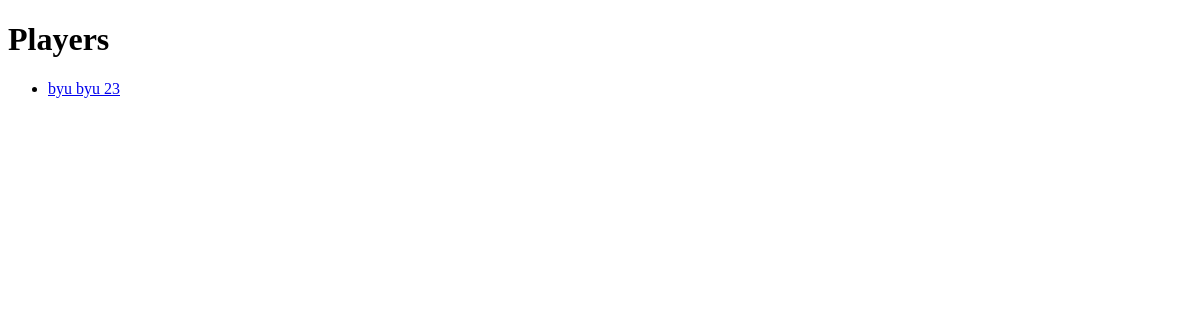
Page /players/ on the earlier database version.
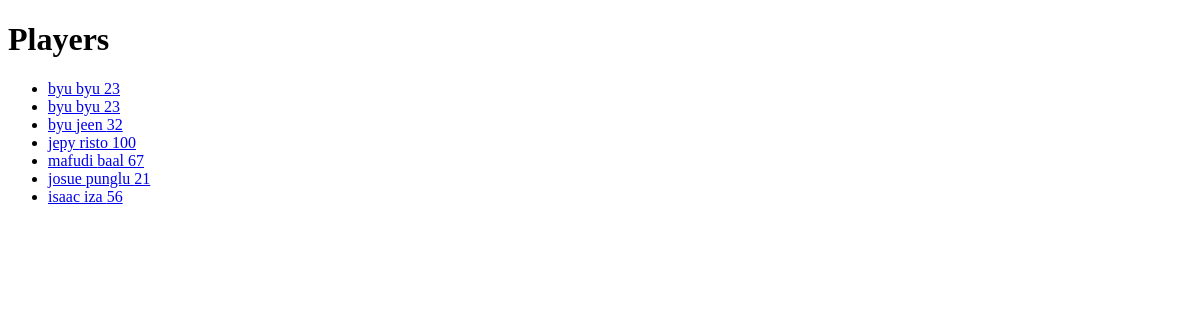
Same page on the later database version.
### players/models.py (models this page shows, shortened)
class Player(models.Model):
    firstname = models.CharField(max_length=255)
    lastname = models.CharField(max_length=255)
    age = models.IntegerField()
    phone = models.IntegerField(null=True)
    date_joined = models.DateField(null=True)

### players/views.py (the view)
# urls.py: path('', include('players.urls')),
def players(request):
  myplayers = Player.objects.all().values()
  template = loader.get_template('all_players.html')
  context = {
    'myplayers': myplayers,
  }
  return HttpResponse(template.render(context, request))

### players/templates/all_players.html (shortened to what this page needs)
{% extends "master.html" %}
{% block content %}
<h1>Players</h1>
{% if myplayers %}
  <ul>
    {% for x in myplayers %}
      <li><a href="{% url 'details' x.id %}">{{ x.firstname }} {{ x.lastname }} {{ x.age }}</a></li>
    {% endfor %}
  </ul>
{% else %}
  <p>No players found.</p>
{% endif %}
{% endblock %}

### players/templates/master.html (shortened to what this page needs)
<!DOCTYPE html>
<html>
<head>
</head>
<body>
  {% block content %}{% endblock %}
</body>
</html>

Differences in the rows shown:
added Player: firstname "byu", lastname "byu", age "23"
added Player: firstname "byu", lastname "jeen", age "32"
added Player: firstname "jepy", lastname "risto", age "100"
added Player: firstname "mafudi", lastname "baal", age "67"
added Player: firstname "josue", lastname "punglu", age "21"
added Player: firstname "isaac", lastname "iza", age "56"
